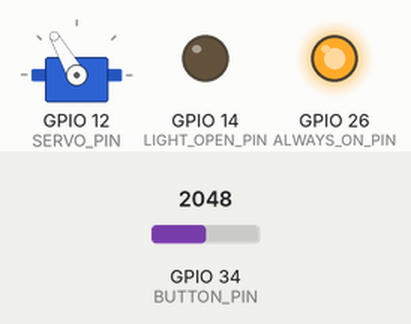
A program run on a simulated ESP32. On the bench: servo, output pins drawn as LEDs (lit = HIGH). The inputs (shaded band) are chosen by the test bench; at power-on: GPIO 34 (BUTTON_PIN) = 2048. WiFi joins after 1.5 s; servers stay silent unless stated; what the program prints to the serial monitor is not drawn.

Above: at 4.6 s.
4.7 s: GPIO 34 (BUTTON_PIN) set to 4095
At 5.05 s:
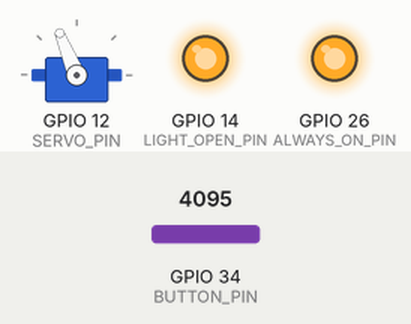
At 5.65 s:
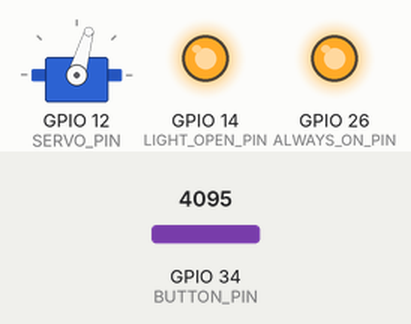
7.7 s: GPIO 34 (BUTTON_PIN) set to 3603
At 8.09 s:
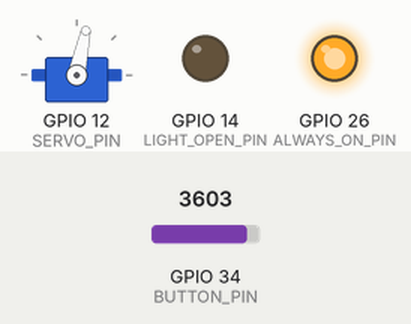
Timing chart, 0 to 10.7 s (numbered marks = the images above; inputs shaded):
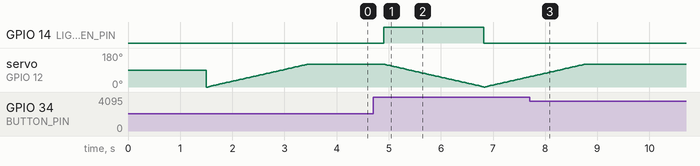

Measured:
- after the input at 4.7 s, GPIO 14 (LIGHT_OPEN_PIN): LOW → HIGH after 0.20 s, → LOW 1.9 s later
- after the input at 7.7 s, GPIO 14 (LIGHT_OPEN_PIN): stops changing and stays LOW; servo on GPIO 12 (SERVO_PIN): goes on until 8.7 s, then stays 120°

The program:

main.cpp
```cpp
#include <WiFi.h>
#include <ESP32Servo.h>
#include "SinricPro.h"
#include "SinricProSwitch.h"

#include "password.h"

#define BAUD_RATE         115200
#define BUTTON_PIN        34
#define SERVO_PIN         12
#define LIGHT_OPEN_PIN         14
#define ALWAYS_ON_PIN         26

#define BUTTON_PRESS_MIN_DURATION 200  // tempo mínimo em ms para considerar botão pressionado

bool myPowerState = false;
unsigned long lastBtnPress = 0;
Servo servo1;

unsigned long buttonPressedSince = 0;
bool buttonPreviouslyPressed = false;

void action(){
  digitalWrite(LIGHT_OPEN_PIN, myPowerState?HIGH:LOW);

  int startAngle = myPowerState ? 120 : 0;
  int endAngle = myPowerState ? 0 : 120;

  int step = (startAngle < endAngle) ? 1 : -1;
  int totalSteps = abs(endAngle - startAngle);
  int delayPerStep = 2000 / totalSteps;

  for (int angle = startAngle; angle != endAngle; angle += step) {
    servo1.write(angle);
    delay(delayPerStep);
  }

  servo1.write(endAngle); // Garante o ângulo final exato

}

/* bool onPowerState(String deviceId, bool &state)
 *
 * Callback for setPowerState request
 * parameters
 *  String deviceId (r)
 *    contains deviceId (useful if this callback used by multiple devices)
 *  bool &state (r/w)
 *    contains the requested state (true:on / false:off)
 *    must return the new state
 *
 * return
 *  true if request should be marked as handled correctly / false if not
 */
bool onPowerState(const String &deviceId, bool &state) {
  Serial.printf("Device %s turned %s (via SinricPro) \r\n", deviceId.c_str(), state?"on":"off");
  myPowerState = state;

  //digitalWrite(RELAY_PIN, myPowerState?LOW:HIGH);
  action();

  return true;
}

void handleButtonPress() {
  unsigned long actualMillis = millis();
  int val = analogRead(BUTTON_PIN);

  bool buttonPressed = (val == 4095);
  if (buttonPressed) {
    if (!buttonPreviouslyPressed) {
      // começou a pressionar agora
      buttonPressedSince = actualMillis;
      buttonPreviouslyPressed = true;
    }

    // Se estiver pressionado há tempo suficiente
    if ((actualMillis - buttonPressedSince >= BUTTON_PRESS_MIN_DURATION) &&
        (actualMillis - lastBtnPress > 1000)) {

      myPowerState = !myPowerState; // inverte estado

      if (!SinricPro.isConnected()) {
        Serial.println("Not connected to Sinric Pro...!");
        return;
      }

      SinricProSwitch& mySwitch = SinricPro[SWITCH_ID];
      mySwitch.sendPowerStateEvent(myPowerState);
      Serial.printf("Device %s turned %s (manually via flashbutton)\r\n",
                    mySwitch.getDeviceId().c_str(),
                    myPowerState ? "on" : "off");

      lastBtnPress = actualMillis;
      action();
    }

  } else {
    // botão solto
    buttonPreviouslyPressed = false;
  }
}

// setup function for WiFi connection
void setupWiFi() {
  Serial.printf("\r\n[Wifi]: Connecting");

    WiFi.setSleep(false);
    WiFi.setAutoReconnect(true);

  WiFi.begin(WIFI_SSID, WIFI_PASS);

  while (WiFi.status() != WL_CONNECTED) {
    Serial.printf(".");
    delay(250);
  }
  Serial.printf("connected!\r\n[WiFi]: IP-Address is %s\r\n", WiFi.localIP().toString().c_str());
}

// setup function for SinricPro
void setupSinricPro() {
  // add device to SinricPro
  SinricProSwitch& mySwitch = SinricPro[SWITCH_ID];

  // set callback function to device
  mySwitch.onPowerState(onPowerState);

  // setup SinricPro
  SinricPro.onConnected([](){ Serial.printf("Connected to SinricPro\r\n"); });
  SinricPro.onDisconnected([](){ Serial.printf("Disconnected from SinricPro\r\n"); });

  SinricPro.begin(APP_KEY, APP_SECRET);
}

// main setup function
void setup() {

  pinMode(BUTTON_PIN, INPUT);
  pinMode(LIGHT_OPEN_PIN,OUTPUT);
  pinMode(ALWAYS_ON_PIN,OUTPUT);

  digitalWrite(ALWAYS_ON_PIN,HIGH);

  servo1.setPeriodHertz(50);
  servo1.attach(SERVO_PIN);

  Serial.begin(BAUD_RATE); Serial.printf("\r\n\r\n");
  setupWiFi();
  setupSinricPro();
  action();
}

void loop() {
  handleButtonPress();
  SinricPro.handle();
}
```

password.h
```cpp
#define WIFI_SSID         ""
#define WIFI_PASS         ""
#define APP_KEY           ""
#define APP_SECRET        ""
#define SWITCH_ID         ""
```
